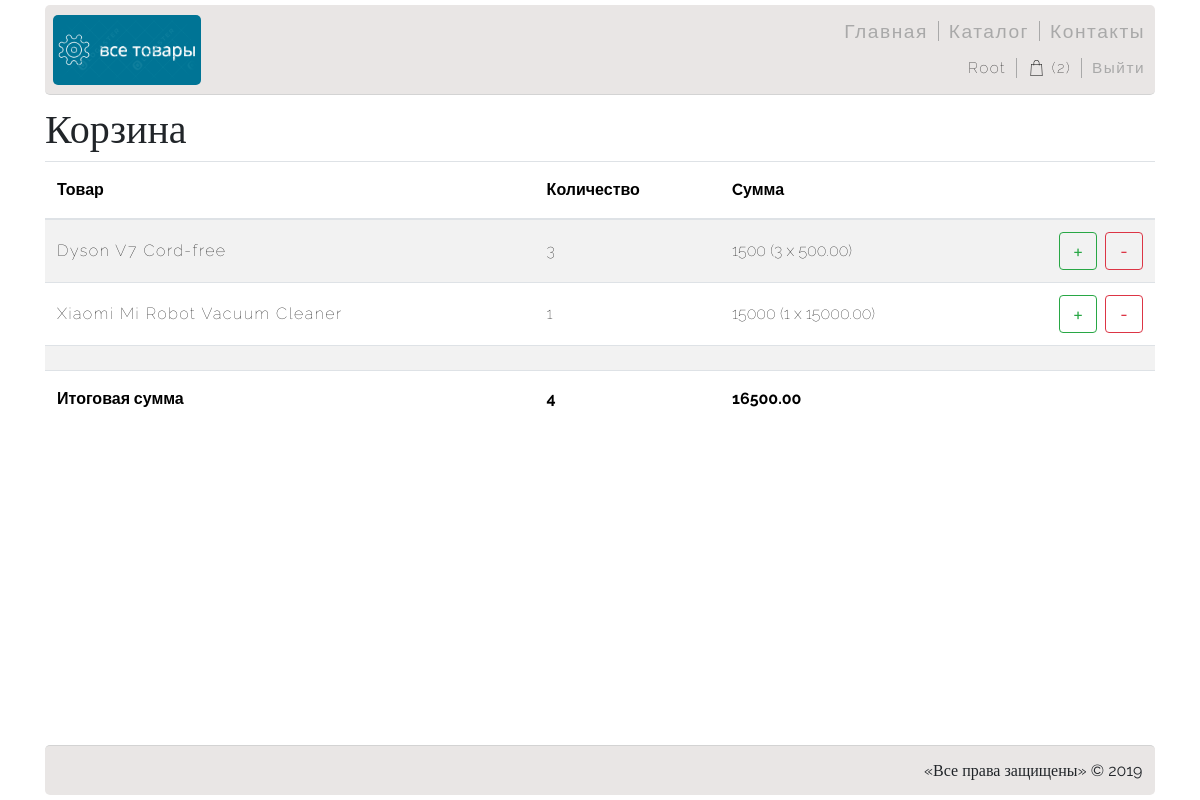
Before: /cart/ (signed in) with the older database file.
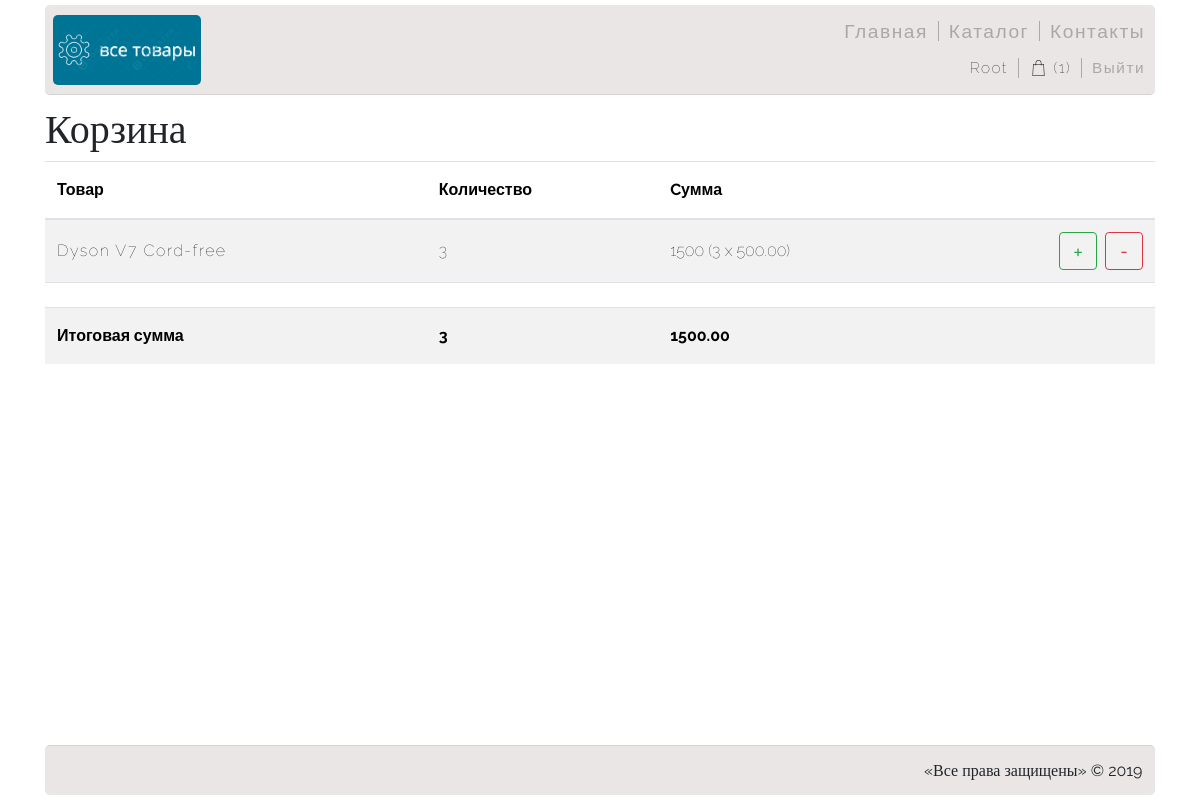
After: the same page with the newer database file.
### authapp/models.py (models this page shows)
class ShopUser(AbstractUser):
    GENDER_TYPE_CHOICES = (
        (-1, 'Не указан'),
        (0, 'Женский'),
        (1, 'Мужской')
    )
    firstname = models.CharField(verbose_name='Имя', max_length=64, null=True)
    lastname = models.CharField(verbose_name='Фамилия', max_length=128, blank=True)
    gender = models.SmallIntegerField(verbose_name='Пол', choices=GENDER_TYPE_CHOICES, default=-1)
    age = models.PositiveIntegerField(verbose_name='Возраст')
    avatar = models.ImageField(verbose_name='Аватар', upload_to='avatars', blank=True)

### cartapp/models.py (models this page shows, shortened)
class ShopCart(models.Model):
    class Meta:
        unique_together = ('user', 'product')
        verbose_name = 'Корзина'
        verbose_name_plural = 'Корзины'
    user = models.ForeignKey(settings.AUTH_USER_MODEL,
                             on_delete=models.CASCADE, related_name='cart')
    product = models.ForeignKey(Products, on_delete=models.CASCADE)
    quantity = models.IntegerField(verbose_name='Количество', default=0)
    created_at = models.DateTimeField(verbose_name='Время добавления товара',
                                      auto_now_add=True)

### mainapp/models.py (models this page shows, shortened)
class Products(models.Model):
    class Meta:
        verbose_name = 'Product'
        verbose_name_plural = 'Products'
    category = models.ForeignKey(ProductCategory, on_delete=models.CASCADE)
    name = models.CharField(verbose_name='name of product', max_length=64)
    short_description = models.CharField(verbose_name='short comment of product', max_length=512)
    full_description = models.TextField(verbose_name='large protuct description', blank=True)
    overview = models.TextField(verbose_name='large product review', blank=True)
    image_preview = models.ImageField(upload_to='product-img', blank=True)
    price = models.DecimalField(verbose_name='product price', max_digits=8, decimal_places=2, default=0)
    quantity = models.PositiveIntegerField(verbose_name='stock quantity', default=0)

### cartapp/views.py (the view)
# urls.py: path('', cartapp.show, name='index'),
@login_required(login_url='/auth/')
def show(request):
    title = 'Все товары | Корзина'
    cart = ShopCart.objects.select_related(
        'product'
    ).filter(user=request.user).all()
    return render(request, 'cartapp/cart.html',
                  {'title': title,
                   'cart': cart, })

### cartapp/templatetags/cart_extras.py (called while the page is built)
@register.filter
def summary_price(cart):
    summary_price = 0
    for card_id in cart:
        summary_price += card_id.quantity * card_id.product.price
    return summary_price

@register.filter
def summary_count(cart):
    summary_count = 0
    for card_id in cart:
        summary_count += card_id.quantity
    return summary_count

### cartapp/templates/cartapp/cart.html (shortened to what this page needs)
{% extends 'mainapp/include/base.html' %}
{% load static %}
{% load cart_extras %}
{% block content %}
    <h1>Корзина</h1>
    <table class="table table-striped">
        <thead>
        <tr>
            <th scope="col" class="cart-text cart-text-head">Товар</th>
            <th scope="col" class="cart-text cart-text-head">Количество</th>
            <th scope="col" class="cart-text cart-text-head">Cумма</th>
            <th scope="col"></th>
        </tr>
        </thead>
        <tbody>
        {% for item in cart %}
            <tr>
                <td scope="row" class="cart-table-td">
                    <a class="menu-list-a cart-text" href="{% url 'products:detail' item.product.id %}">
                        {{ item.product.name }}
                    </a>
                </td>
                <td class="cart-text cart-table-td">
                    {{ item.quantity }}
                </td>
                <td class="cart-text cart-table-td">
                    {% widthratio item.product.price 1 item.quantity %}
                    ({{ item.quantity }} x {{ item.product.price }})
                </td>
                <td class="cart-table-td">
                    <div class="d-flex justify-content-end">
                        <form action="{% url 'cart:add' item.product.id %}"
                              method="post" enctype="multipart/form-data">
                            <button class="btn btn-outline-success mr-2 cart-button" type="submit" value="buy">
                                +
                            </button>
                        </form>
                        <form action="{% url 'cart:delete' item.product.id %}"
                              method="post" enctype="multipart/form-data">
                            <button class="btn btn-outline-danger cart-button" type="submit" value="buy">
                                -
                            </button>
                        </form>
                    </div>
                </td>
            </tr>
        {% endfor %}
        <tr>
            <td></td>
            <td></td>
            <td></td>
            <td></td>
        </tr>
        <tr>
            <td class="cart-table-td"><span class="cart-text cart-text-head text-left">Итоговая сумма</span></td>
            <td class="cart-table-td"><span class="cart-text cart-text-head text-left">{{ cart | summary_count }}</span></td>
            <td class="cart-table-td"><span class="cart-text cart-text-head text-left">{{ cart | summary_price }}</span></td>
            <td class="cart-table-td"></td>
        </tr>
        </tbody>
    </table>
{% endblock %}

### mainapp/templates/mainapp/include/base.html (shortened to what this page needs)
<!DOCTYPE html>
<html lang="ru">
{% load static %}
<head>
    <link rel="stylesheet" href="{% static 'mainapp/css/main.css' %}">
    <link rel="stylesheet" href="{% static 'mainapp/css/contacts.css' %}">
    <link rel="stylesheet" href="{% static 'mainapp/css/styles.css' %}">
    <link rel="stylesheet" href="https://stackpath.bootstrapcdn.com/bootstrap/4.3.1/css/bootstrap.min.css"
>
</head>
<body>
<div class="container">
    <dev class="top">
        <div class="header">
            <a href="/"><img class="logo" src="{% static 'mainapp/img/logo.png' %}" alt="Все товары"></a>
            <div class="right-part-header">
                <div class="menu">
                    <ul class="menu-list">
                        <li class="menu-list-li"><a
                                class="menu-list-a {% if request.resolver_match.view_name == 'index' %}active-menu-list-a{% endif %}"
                                href="{% url 'index' %}">Главная</a></li>
                        <li class="menu-list-li"><a
                                class="menu-list-a {% if request.resolver_match.namespace == 'products' %}active-menu-list-a{% endif %}"
                                href="{% url 'products:index' %}">Каталог</a></li>
                        <li class="menu-list-li"><a
                                class="menu-list-a {% if request.resolver_match.view_name == 'contacts' %}active-menu-list-a{% endif %}"
                                href="{% url 'contacts' %}">Контакты</a></li>
                    </ul>
                </div>
                <div class="login">
                    <ul class="menu-list">
                        {% if user.is_authenticated %}
                            <li class="menu-list-li">
                                <a class="menu-list-a active-menu-list-a" href="{% url 'auth:edit' %}">
                                    {{ user.username | capfirst }}
                                </a>
                            </li>
                            <li class="menu-list-li">
                                <a class="menu-list-a active-menu-list-a cart-link {% if request.resolver_match.namespace == 'cart' %}cart-link-active{% endif %}" href="{% url 'cart:index' %}">
                                    <img src="{% static 'mainapp/img/shopping-bag.svg' %}"
                                         class="cart-img" alt="cart">
                                    {% if user.cart.count > 0 %}
                                        ({{ user.cart.count }})
                                    {% endif %}
                                </a>
                            </li>
                            <li class="menu-list-li">
                                <a class="menu-list-a" href="{% url 'auth:logout' %}">Выйти</a>
                            </li>
                        {% endif %}
                    </ul>
                </div>
            </div>
        </div>
        <div class="content">
            {% block content %}
            {% endblock %}
        </div>
    </dev>
    <div class="footer">
        <div class="footer-rights">
            <p>&laquo;Все права защищены&raquo; &copy;&nbsp;2019</p>
        </div>
    </div>
</div>
</body>
</html>

### static/mainapp/css/main.css (style rules this page uses)
* { margin: 0; padding: 0; }
html, body { height: 100%; color: black; }
h1, h2, h3 { font-family: "Raleway"; font-weight: 400; }
.container { max-width: 1000px; margin: 0 auto; display: flex; flex-direction: column; min-height: 100%; }
.header { min-height: 90px; display: flex; justify-content: space-between; align-items: center; background-image: url(../img/background-header-footer.png); padding-top: 5px; padding-bottom: 5px; margin-top: 5px; margin-bottom: 10px; border-bottom: 1px solid lightgray; border-radius: 5px; }
.top { flex-grow: 1 }
.footer { min-height: 50px; display: flex; justify-content: flex-end; background-image: url(../img/background-header-footer.png); margin-top: 10px; border-top: 1px solid lightgray; margin-bottom: 5px; position: relative; border-radius: 5px; }
.footer-rights { font-family: "Raleway"; position: absolute; right: 12.5px; top: 12.5px; }
.right-part-header { display: flex; flex-direction: column; justify-content: space-around; height: 75px; }
.logo { margin-left: 8px; height: 70px; border-radius: 5px; }
.login { font-size: 0.8rem; }
.menu-list { display: flex; justify-content: flex-end; align-content: center; list-style-type: none; margin: 0; }
.menu-list li { height: 20px; line-height: 20px; padding: 0 10px; border-right: 1px solid darkgray; }
.menu-list li:last-child { border: none; }
.menu-list-a { font-size: 1.2em; font-weight: lighter; font-family: "Raleway", sans-serif; letter-spacing: 1.5px; text-decoration: none; color: darkgray; }
.active-menu-list-a { color: black; }
.cart-link { opacity: 0.5; }
.cart-link:hover, .cart-link-active { opacity: 1; }
.cart-img { width: 1.2rem; height: 1.2rem; padding-bottom: 3px; }
.cart-text { line-height: 2rem; font-size: 1rem; font-weight: lighter; font-family: "Raleway", sans-serif; color: black; }
.cart-text-head { font-weight: bold; }
.cart-table-td { vertical-align: middle !important; }
.cart-button { width: 38px; height: 38px; }

Changed rows visible on the page:
removed ShopCart: product.name "Xiaomi Mi Robot Vacuum Cleaner", quantity "1", product+quantity "15000", product.price "15000.00"
computed for ShopUser "Root": cart.count "2" → "1"
computed for ShopCart "Dyson V7 Cord-free": quantity "4" → "3"; quantity+product "16500.00" → "1500.00"
